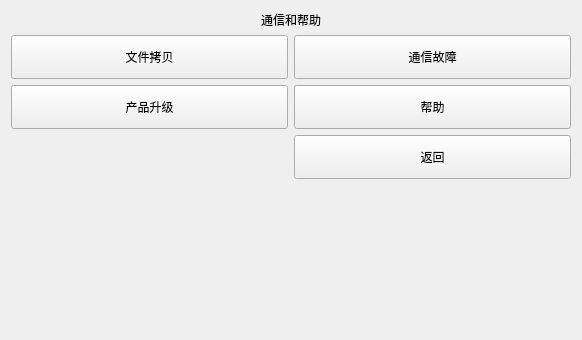
<?xml version="1.0" encoding="UTF-8"?>
<ui version="4.0">
 <class>communication_help</class>
 <widget class="QWidget" name="communication_help">
  <property name="geometry">
   <rect>
    <x>0</x>
    <y>0</y>
    <width>582</width>
    <height>340</height>
   </rect>
  </property>
  <property name="windowTitle">
   <string>Form</string>
  </property>
  <layout class="QGridLayout" name="gridLayout_2">
   <item row="0" column="0">
    <layout class="QVBoxLayout" name="verticalLayout">
     <item>
      <widget class="QLabel" name="label">
       <property name="sizePolicy">
        <sizepolicy hsizetype="Preferred" vsizetype="Maximum">
         <horstretch>0</horstretch>
         <verstretch>0</verstretch>
        </sizepolicy>
       </property>
       <property name="text">
        <string>通信和帮助</string>
       </property>
       <property name="alignment">
        <set>Qt::AlignCenter</set>
       </property>
      </widget>
     </item>
     <item>
      <layout class="QGridLayout" name="gridLayout">
       <item row="0" column="0">
        <widget class="QPushButton" name="pushButton">
         <property name="sizePolicy">
          <sizepolicy hsizetype="Minimum" vsizetype="Minimum">
           <horstretch>0</horstretch>
           <verstretch>0</verstretch>
          </sizepolicy>
         </property>
         <property name="text">
          <string>文件拷贝</string>
         </property>
        </widget>
       </item>
       <item row="0" column="1">
        <widget class="QPushButton" name="pushButton_2">
         <property name="sizePolicy">
          <sizepolicy hsizetype="Minimum" vsizetype="Minimum">
           <horstretch>0</horstretch>
           <verstretch>0</verstretch>
          </sizepolicy>
         </property>
         <property name="text">
          <string>通信故障</string>
         </property>
        </widget>
       </item>
       <item row="1" column="0">
        <widget class="QPushButton" name="pushButton_3">
         <property name="sizePolicy">
          <sizepolicy hsizetype="Minimum" vsizetype="Minimum">
           <horstretch>0</horstretch>
           <verstretch>0</verstretch>
          </sizepolicy>
         </property>
         <property name="text">
          <string>产品升级</string>
         </property>
        </widget>
       </item>
       <item row="1" column="1">
        <widget class="QPushButton" name="pushButton_4">
         <property name="sizePolicy">
          <sizepolicy hsizetype="Minimum" vsizetype="Minimum">
           <horstretch>0</horstretch>
           <verstretch>0</verstretch>
          </sizepolicy>
         </property>
         <property name="text">
          <string>帮助</string>
         </property>
        </widget>
       </item>
       <item row="2" column="1">
        <widget class="QPushButton" name="pushButton_5">
         <property name="sizePolicy">
          <sizepolicy hsizetype="Minimum" vsizetype="Minimum">
           <horstretch>0</horstretch>
           <verstretch>0</verstretch>
          </sizepolicy>
         </property>
         <property name="text">
          <string>返回</string>
         </property>
        </widget>
       </item>
      </layout>
     </item>
     <item>
      <layout class="QHBoxLayout" name="horizontalLayout">
       <item>
        <widget class="issample" name="widget" native="true"/>
       </item>
       <item>
        <widget class="issample" name="widget_2" native="true"/>
       </item>
       <item>
        <widget class="date_widget" name="widget_3" native="true"/>
       </item>
      </layout>
     </item>
    </layout>
   </item>
  </layout>
 </widget>
 <customwidgets>
  <customwidget>
   <class>date_widget</class>
   <extends>QWidget</extends>
   <header>date_widget.h</header>
   <container>1</container>
  </customwidget>
  <customwidget>
   <class>issample</class>
   <extends>QWidget</extends>
   <header>issample.h</header>
   <container>1</container>
  </customwidget>
 </customwidgets>
 <resources/>
 <connections/>
</ui>
